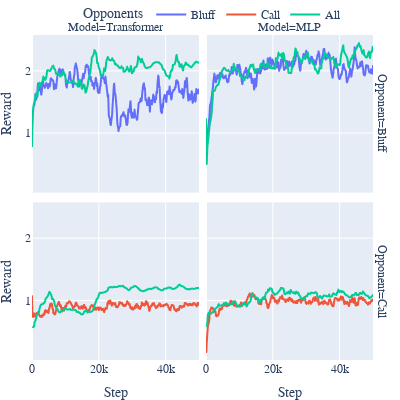

Source (notebook cell):
### Code cell
data = df.copy()
data['Reward'] = data.groupby(['Model', 'Algorithm', 'Opponent', 'Opponents'])['Reward'].transform(
    lambda g: g.rolling(window=10, min_periods=1).mean()
)
data = data[data['Algorithm'] == 'DQN']
fig = px.line(data, x='Step', y='Reward', color='Opponents', facet_row='Opponent', facet_col='Model')

fig.update_layout(
        font=dict(
            family='Computer Modern',
        ),
        height=400, 
        width=400,
        margin=dict(l=0, r=20, t=0, b=0),
        legend=dict(
            orientation='h',
            yanchor='bottom',
            y=1.02,
            xanchor='right',
            x=0.9,
        ),
        yaxis_title={
            'standoff': 10,
        },
        yaxis2_title={
            'standoff': 10,
        },
)
fig.show()

### Figure 1 — Plotly figure (JSON) as saved in the notebook; plotly's stock layout.template omitted (floating-point values rounded to 4 significant figures; data arrays with more than 128 entries replaced by an {"elided": "..."} marker saying what was removed)
{"data": [{"hovertemplate": "Opponents=Bluff<br>Opponent=Bluff<br>Model=Transformer<br>Step=%{x}<br>Reward=%{y}<extra></extra>", "legendgroup": "Bluff", "line": {"color": "#636efa", "dash": "solid"}, "marker": {"symbol": "circle"}, "mode": "lines", "name": "Bluff", "showlegend": true, "type": "scattergl", "x": {"elided": "501 int values"}, "xaxis": "x3", "y": {"elided": "501 float values"}, "yaxis": "y3"}, {"hovertemplate": "Opponents=Bluff<br>Opponent=Bluff<br>Model=MLP<br>Step=%{x}<br>Reward=%{y}<extra></extra>", "legendgroup": "Bluff", "line": {"color": "#636efa", "dash": "solid"}, "marker": {"symbol": "circle"}, "mode": "lines", "name": "Bluff", "showlegend": false, "type": "scattergl", "x": {"elided": "501 int values"}, "xaxis": "x4", "y": {"elided": "501 float values"}, "yaxis": "y4"}, {"hovertemplate": "Opponents=Call<br>Opponent=Call<br>Model=Transformer<br>Step=%{x}<br>Reward=%{y}<extra></extra>", "legendgroup": "Call", "line": {"color": "#EF553B", "dash": "solid"}, "marker": {"symbol": "circle"}, "mode": "lines", "name": "Call", "showlegend": true, "type": "scattergl", "x": {"elided": "501 int values"}, "xaxis": "x", "y": {"elided": "501 float values"}, "yaxis": "y"}, {"hovertemplate": "Opponents=Call<br>Opponent=Call<br>Model=MLP<br>Step=%{x}<br>Reward=%{y}<extra></extra>", "legendgroup": "Call", "line": {"color": "#EF553B", "dash": "solid"}, "marker": {"symbol": "circle"}, "mode": "lines", "name": "Call", "showlegend": false, "type": "scattergl", "x": {"elided": "501 int values"}, "xaxis": "x2", "y": {"elided": "501 float values"}, "yaxis": "y2"}, {"hovertemplate": "Opponents=All<br>Opponent=Bluff<br>Model=Transformer<br>Step=%{x}<br>Reward=%{y}<extra></extra>", "legendgroup": "All", "line": {"color": "#00cc96", "dash": "solid"}, "marker": {"symbol": "circle"}, "mode": "lines", "name": "All", "showlegend": true, "type": "scattergl", "x": {"elided": "255 int values"}, "xaxis": "x3", "y": {"elided": "255 float values"}, "yaxis": "y3"}, {"hovertemplate": "Opponents=All<br>Opponent=Bluff<br>Model=MLP<br>Step=%{x}<br>Reward=%{y}<extra></extra>", "legendgroup": "All", "line": {"color": "#00cc96", "dash": "solid"}, "marker": {"symbol": "circle"}, "mode": "lines", "name": "All", "showlegend": false, "type": "scattergl", "x": {"elided": "252 int values"}, "xaxis": "x4", "y": {"elided": "252 float values"}, "yaxis": "y4"}, {"hovertemplate": "Opponents=All<br>Opponent=Call<br>Model=Transformer<br>Step=%{x}<br>Reward=%{y}<extra></extra>", "legendgroup": "All", "line": {"color": "#00cc96", "dash": "solid"}, "marker": {"symbol": "circle"}, "mode": "lines", "name": "All", "showlegend": false, "type": "scattergl", "x": {"elided": "246 int values"}, "xaxis": "x", "y": {"elided": "246 float values"}, "yaxis": "y"}, {"hovertemplate": "Opponents=All<br>Opponent=Call<br>Model=MLP<br>Step=%{x}<br>Reward=%{y}<extra></extra>", "legendgroup": "All", "line": {"color": "#00cc96", "dash": "solid"}, "marker": {"symbol": "circle"}, "mode": "lines", "name": "All", "showlegend": false, "type": "scattergl", "x": {"elided": "249 int values"}, "xaxis": "x2", "y": {"elided": "249 float values"}, "yaxis": "y2"}], "layout": {"annotations": [{"font": {}, "showarrow": false, "text": "Model=Transformer", "x": 0.24, "xanchor": "center", "xref": "paper", "y": 1, "yanchor": "bottom", "yref": "paper"}, {"font": {}, "showarrow": false, "text": "Model=MLP", "x": 0.74, "xanchor": "center", "xref": "paper", "y": 1, "yanchor": "bottom", "yref": "paper"}, {"font": {}, "showarrow": false, "text": "Opponent=Call", "textangle": 90, "x": 0.98, "xanchor": "left", "xref": "paper", "y": 0.2425, "yanchor": "middle", "yref": "paper"}, {"font": {}, "showarrow": false, "text": "Opponent=Bluff", "textangle": 90, "x": 0.98, "xanchor": "left", "xref": "paper", "y": 0.7575, "yanchor": "middle", "yref": "paper"}], "font": {"family": "Computer Modern"}, "height": 400, "legend": {"orientation": "h", "title": {"text": "Opponents"}, "tracegroupgap": 0, "x": 0.9, "xanchor": "right", "y": 1.02, "yanchor": "bottom"}, "margin": {"b": 0, "l": 0, "r": 20, "t": 0}, "width": 400, "xaxis": {"anchor": "y", "domain": [0, 0.48], "title": {"text": "Step"}}, "xaxis2": {"anchor": "y2", "domain": [0.5, 0.98], "matches": "x", "title": {"text": "Step"}}, "xaxis3": {"anchor": "y3", "domain": [0, 0.48], "matches": "x", "showticklabels": false}, "xaxis4": {"anchor": "y4", "domain": [0.5, 0.98], "matches": "x", "showticklabels": false}, "yaxis": {"anchor": "x", "domain": [0, 0.485], "title": {"standoff": 10, "text": "Reward"}}, "yaxis2": {"anchor": "x2", "domain": [0, 0.485], "matches": "y", "showticklabels": false, "title": {"standoff": 10}}, "yaxis3": {"anchor": "x3", "domain": [0.515, 1], "matches": "y", "title": {"text": "Reward"}}, "yaxis4": {"anchor": "x4", "domain": [0.515, 1], "matches": "y", "showticklabels": false}}}
